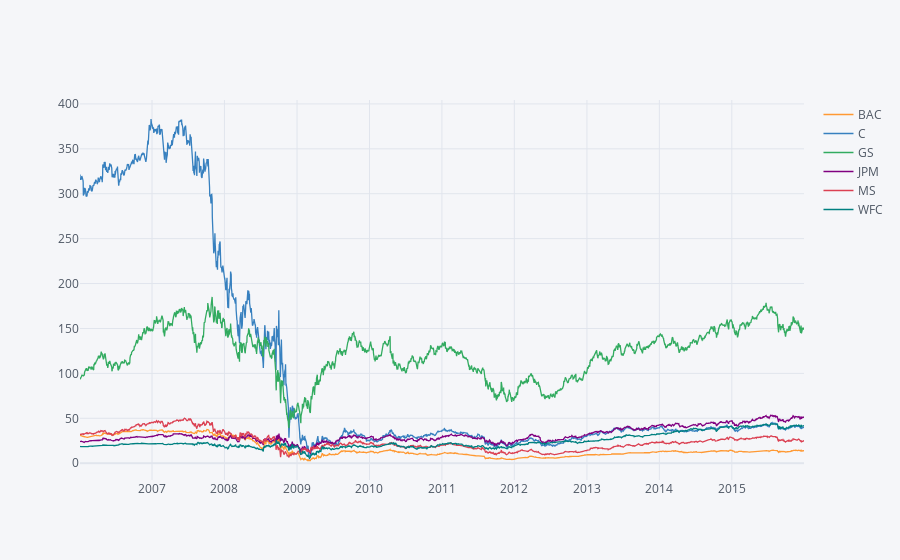

Here is the notebook cell this chart was saved with:
### Code cell
# plotly
bank_stocks.xs(key='Close',axis=1,level='Stock Info').iplot()
plt.show()

### Figure 1 — Plotly figure (JSON) as saved in the notebook; plotly's stock layout.template omitted (floating-point values rounded to 4 significant figures; data arrays with more than 128 entries replaced by an {"elided": "..."} marker saying what was removed)
{"data": [{"line": {"color": "rgba(255, 153, 51, 1.0)", "dash": "solid", "shape": "linear", "width": 1.3}, "mode": "lines", "name": "BAC", "text": "", "type": "scatter", "x": {"elided": "2517 str values"}, "y": {"elided": "2517 float values"}}, {"line": {"color": "rgba(55, 128, 191, 1.0)", "dash": "solid", "shape": "linear", "width": 1.3}, "mode": "lines", "name": "C", "text": "", "type": "scatter", "x": {"elided": "2517 str values"}, "y": {"elided": "2517 float values"}}, {"line": {"color": "rgba(50, 171, 96, 1.0)", "dash": "solid", "shape": "linear", "width": 1.3}, "mode": "lines", "name": "GS", "text": "", "type": "scatter", "x": {"elided": "2517 str values"}, "y": {"elided": "2517 float values"}}, {"line": {"color": "rgba(128, 0, 128, 1.0)", "dash": "solid", "shape": "linear", "width": 1.3}, "mode": "lines", "name": "JPM", "text": "", "type": "scatter", "x": {"elided": "2517 str values"}, "y": {"elided": "2517 float values"}}, {"line": {"color": "rgba(219, 64, 82, 1.0)", "dash": "solid", "shape": "linear", "width": 1.3}, "mode": "lines", "name": "MS", "text": "", "type": "scatter", "x": {"elided": "2517 str values"}, "y": {"elided": "2517 float values"}}, {"line": {"color": "rgba(0, 128, 128, 1.0)", "dash": "solid", "shape": "linear", "width": 1.3}, "mode": "lines", "name": "WFC", "text": "", "type": "scatter", "x": {"elided": "2517 str values"}, "y": {"elided": "2517 float values"}}], "layout": {"autosize": true, "legend": {"bgcolor": "#F5F6F9", "font": {"color": "#4D5663"}}, "paper_bgcolor": "#F5F6F9", "plot_bgcolor": "#F5F6F9", "title": {"font": {"color": "#4D5663"}}, "xaxis": {"autorange": true, "gridcolor": "#E1E5ED", "range": ["2006-01-03", "2015-12-31"], "showgrid": true, "tickfont": {"color": "#4D5663"}, "title": {"font": {"color": "#4D5663"}, "text": ""}, "type": "date", "zerolinecolor": "#E1E5ED"}, "yaxis": {"autorange": true, "gridcolor": "#E1E5ED", "range": [-18.7, 404.4], "showgrid": true, "tickfont": {"color": "#4D5663"}, "title": {"font": {"color": "#4D5663"}, "text": ""}, "type": "linear", "zerolinecolor": "#E1E5ED"}}}
